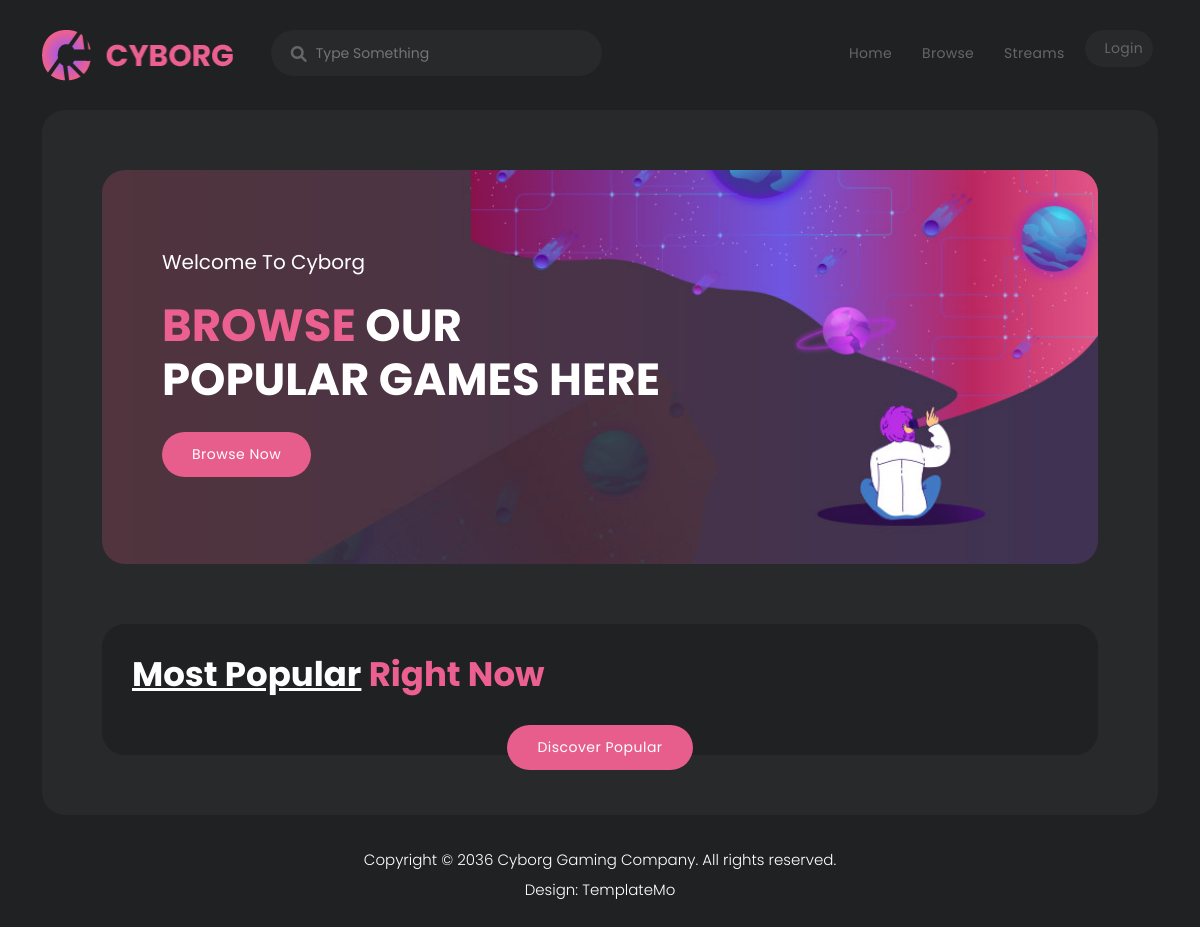
Before: / with the older database file.
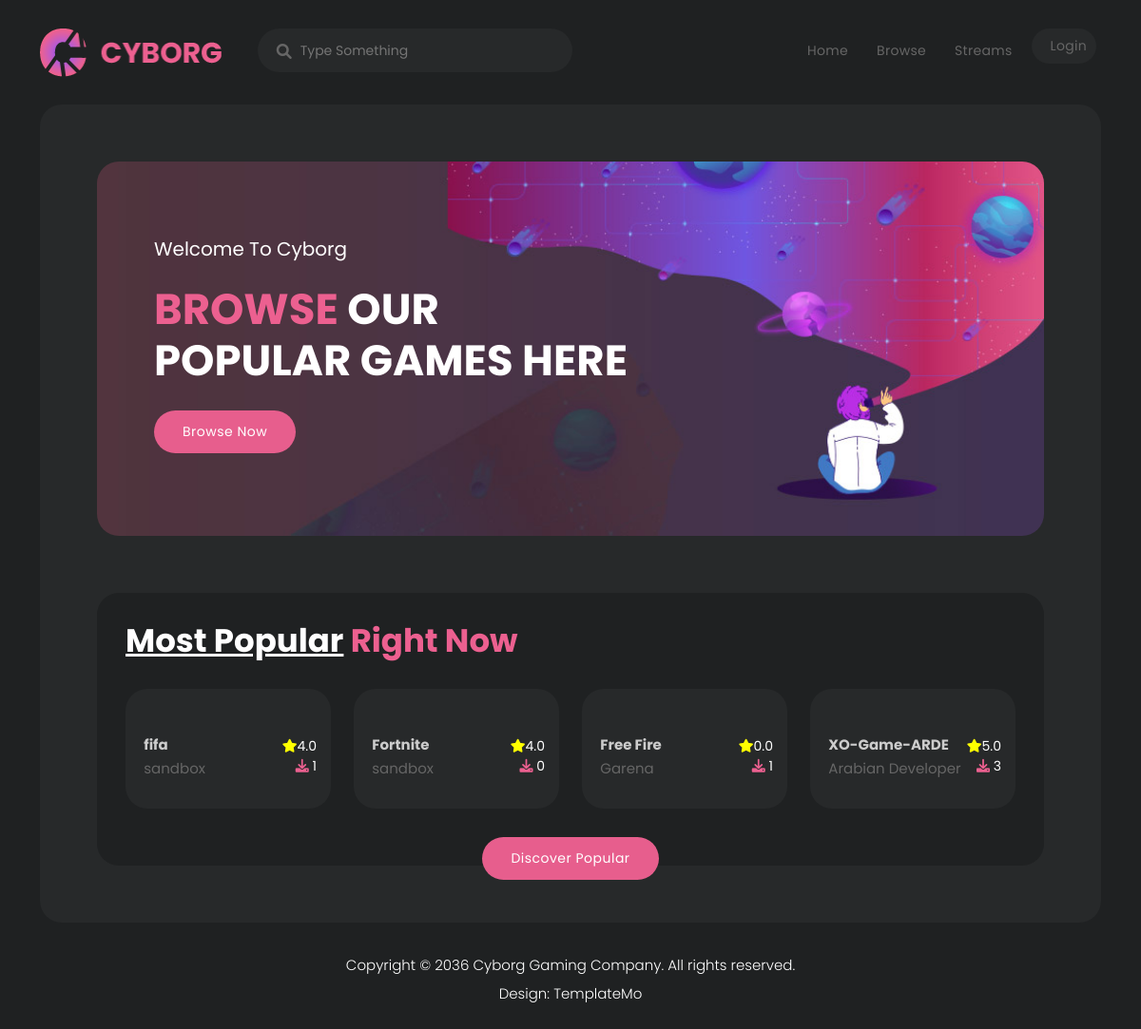
After: the same page with the newer database file.
### games/models.py (models this page shows, shortened)
class Game(models.Model):
    name = models.CharField(max_length=50)
    gamefile = models.FileField(upload_to="Games/%d/",blank=True, null=True)
    video = models.URLField(max_length=255, blank=True, null=True)
    company = models.CharField(max_length=50)
    mimage = models.FileField(upload_to="Games/main-images/%d/",blank=True, null=True)
    downloaders = models.ManyToManyField(User, related_name='games', blank=True)
    rate = models.DecimalField(max_digits=2, decimal_places=1, blank=True)
    type = models.ForeignKey(Type, on_delete=models.PROTECT, blank=True, null=True)
    storage = models.DecimalField(max_digits=5, decimal_places=2, blank=True, null=True)
    discription = models.TextField(max_length=300, default="An Amazing Game")
    data_added = models.DateField(auto_created=True, blank=True, null=True)
    slug = models.SlugField(null=True, blank=True)

### games/views.py (the view)
# urls.py: path('', views.index, name='index'),
def index(request):
    games = Game.objects.all()
    context = {
        'games': games,
    }
    return render(request, 'pages/index.html', context)

### templates/pages/index.html (shortened to what this page needs)
{% extends 'base.html' %}
{% load static %}
{% block content %}
<div class="main-banner">
  <div class="row">
    <div class="col-lg-7">
      <div class="header-text">
        <h6>Welcome To Cyborg</h6>
        <h4><em>Browse</em> Our Popular Games Here</h4>
        <div class="main-button">
          <a href="{% url 'games:browse' %}">Browse Now</a>
        </div>
      </div>
    </div>
  </div>
</div>
<div class="most-popular">
  <div class="row">
    <div class="col-lg-12">
      <div class="heading-section">
        <h4><em>Most Popular</em> Right Now</h4>
      </div>
      <div class="row">
        {% for game in games|slice:"4" %}
          <div class="col-lg-3 col-sm-6">
            <div class="item">
              <h4><a href="{% url 'games:details' game.slug %}">{{game.name}}</a><br><span>{{game.company}}</span></h4>
              <ul>
                <li><i class="fa fa-star"></i>{{game.rate}}</li>
                <li><i class="fa fa-download"></i> {{game.downloaders.count}}</li>
              </ul>
            </div>
          </div>
        {% endfor %}
        <div class="col-lg-12">
          <div class="main-button">
            <a href="{% url 'games:browse' %}">Discover Popular</a>
          </div>
        </div>
      </div>
    </div>
  </div>
</div>
{% endblock content %}

### templates/base.html (shortened to what this page needs)
{% load static %}
<!DOCTYPE html>
<html lang="en">
  <head>
    <link href="{% static 'vendor/bootstrap/css/bootstrap.min.css' %}" rel="stylesheet">
    <link rel="stylesheet" href="{% static 'assets/css/fontawesome.css' %}">
    <link rel="stylesheet" href="{% static 'assets/css/templatemo-cyborg-gaming.css' %}">
    <link rel="stylesheet" href="{% static 'assets/css/owl.css' %}">
    <link rel="stylesheet" href="{% static 'assets/css/animate.css' %}">
    <link rel="stylesheet"href="https://unpkg.com/swiper@7/swiper-bundle.min.css"/>
  </head>
<body>
  {% include 'parts/header.html' %}
  <div class="container">
    <div class="row">
      <div class="col-lg-12">
        <div class="page-content">
          {% block content %}
          {% endblock content %}
        </div>
      </div>
    </div>
  </div>
    {% include 'parts/footer.html' %}
  </body>
</html>

### templates/parts/header.html (shortened to what this page needs)
{% load static %}
<header class="header-area header-sticky">
    <div class="container">
        <div class="row">
            <div class="col-12">
                <nav class="main-nav">
                    <a href="{% url 'games:index' %}" class="logo">
                        <img src="{% static 'assets/images/logo.png' %}" alt="">
                    </a>
                    <div class="search-input">
                        <form id="search" action="{% url 'games:search' %}">
                            <input type="text" placeholder="Type Something" id='searchText' name="searchKeyword" onkeypress="handle"/>
                            <i class="fa fa-search"></i>
                        </form>
                    </div>
                    <ul class="nav">
                        <li><a href="{% url 'games:index' %}">Home</a></li>
                        <li><a href="{% url 'games:browse' %}">Browse</a></li>
                        <li><a href="{% url 'streams:streams' %}">Streams</a></li>
                        {% if request.user.is_authenticated %}
                            <li><a href="{% url 'accounts:profile' request.user.profile.slug %}">Profile <img src="{{request.user.profile.image.url}}" alt=""></a></li>
                        {% else %}
                            <li><a href="{% url 'accounts:login' %}">Login</a></li>
                        {% endif %}
                    </ul>
                </nav>
            </div>
        </div>
    </div>
</header>

### templates/parts/footer.html
<footer>
    <div class="container">
        <div class="row">
            <div class="col-lg-12">
                <p>Copyright © 2036 <a href="#">Cyborg Gaming</a> Company. All rights reserved.
                <br>Design: <a href="https://templatemo.com" target="_blank" title="free CSS templates">TemplateMo</a></p>
            </div>
        </div>
    </div>
</footer>

Changed rows visible on the page:
added Game: name "fifa", company "sandbox", rate "4.0", downloaders.count "1"
added Game: name "Fortnite", company "sandbox", rate "4.0", downloaders.count "0"
added Game: name "Free Fire", company "Garena", rate "0.0", downloaders.count "1"
added Game: name "XO-Game-ARDE", company "Arabian Developer", rate "5.0", downloaders.count "3"
